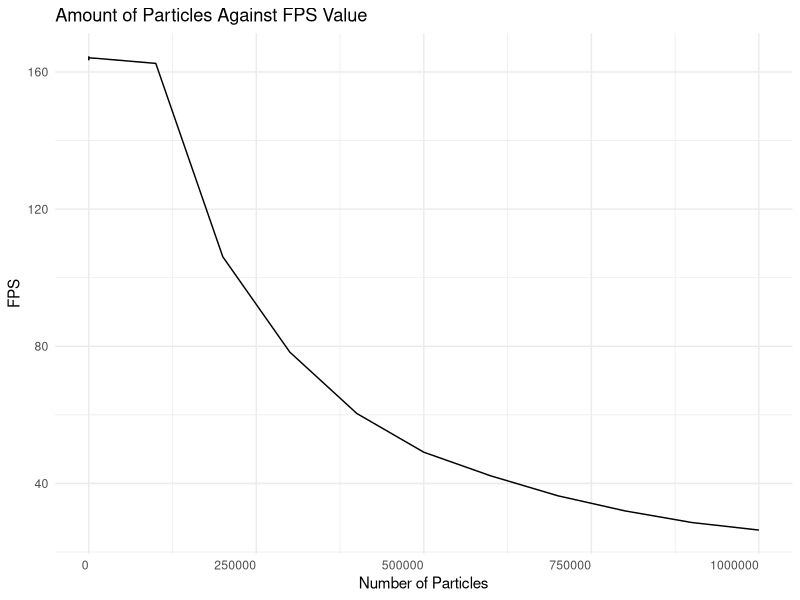

This chart was generated by the following R code:
csv <- read.csv("comp305Ws2.csv")


csvColumns <- c("ParticleNumber", "FPS")
print(csvColumns)


library(ggplot2)

ggplot(csv, aes(x = ParticleNumber, y = FPS)) +
  geom_line(color = "black") +
  theme_minimal() +
  labs(
    title = "Amount of Particles Against FPS Value",
    x = "Number of Particles",
    y = "FPS"
  ) +
  theme(axis.text.x = element_text(hjust = 1)) 
